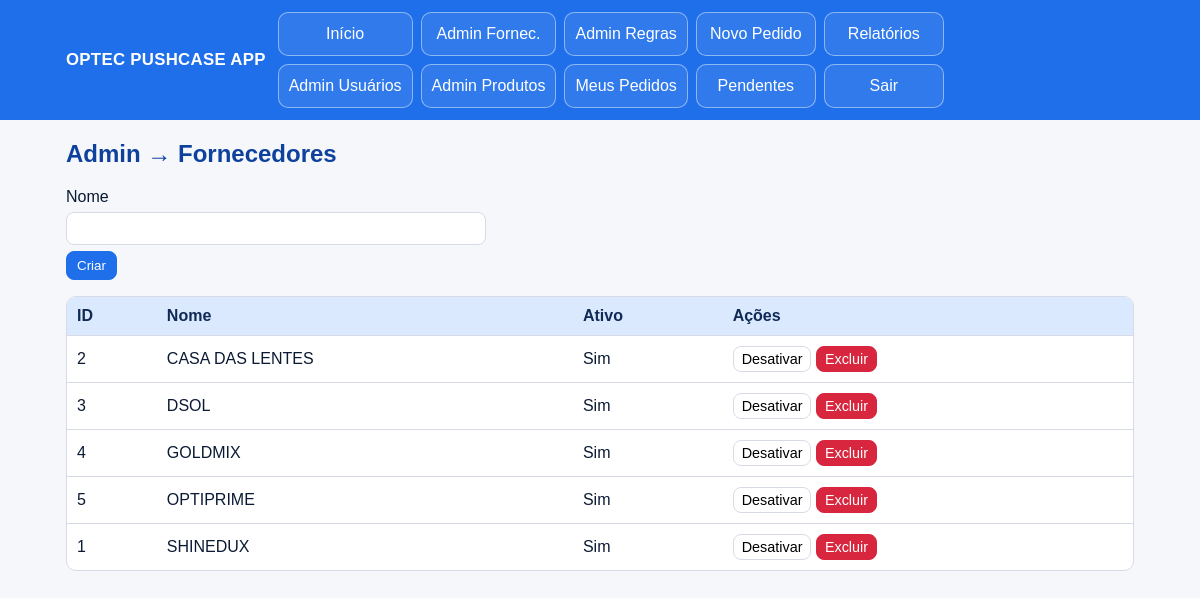
The app's page /admin/suppliers (signed in) with its own data.
### tables this page shows
CREATE TABLE suppliers (
            id INTEGER PRIMARY KEY AUTOINCREMENT,
            name TEXT UNIQUE NOT NULL,
            active INTEGER NOT NULL DEFAULT 1
        );

### app.py (the view)
@app.route("/admin/suppliers")
def admin_suppliers():
    if require_role("admin"): return require_role("admin")
    suppliers = db_all("SELECT * FROM suppliers ORDER BY name")
    return render_template("admin_suppliers.html", suppliers=suppliers)

### app.py (called while the page is built)
def db_all(sql, **params):
    with engine.connect() as conn:
        return conn.execute(text(sql), params).mappings().all()

def db_one(sql, **params):
    with engine.connect() as conn:
        return conn.execute(text(sql), params).mappings().first()

def current_user():
    uid = session.get("user_id")
    if not uid:
        return None
    u = db_one("SELECT * FROM users WHERE id=:id", id=uid)
    return u

def require_role(*roles):
    u = current_user()
    if not u or u["role"] not in roles:
        flash("Acesso negado.", "error")
        return redirect(url_for("index"))

@app.context_processor
def inject_globals():
    return {"now": datetime.utcnow(), "role": session.get("role"), "user": current_user(), "app_name": APP_NAME}

### templates/admin_suppliers.html
{% extends "base.html" %}
{% block content %}
<h2>Admin → Fornecedores</h2>
<form method="post" action="{{ url_for('admin_suppliers_create') }}" style="max-width:420px;">
  <label>Nome</label>
  <input name="name" required>
  <button class="btn primary">Criar</button>
</form>
<table style="margin-top:16px;">
  <tr><th>ID</th><th>Nome</th><th>Ativo</th><th>Ações</th></tr>
  {% for s in suppliers %}
  <tr>
    <td>{{ s.id }}</td>
    <td>{{ s.name }}</td>
    <td>{{ 'Sim' if s.active else 'Não' }}</td>
    <td>
      <form method="post" action="{{ url_for('admin_suppliers_toggle', sid=s.id) }}" style="display:inline;">
        <button class="btn small">{{ 'Desativar' if s.active else 'Ativar' }}</button>
      </form>
      <form method="post" action="{{ url_for('admin_suppliers_delete', sid=s.id) }}" style="display:inline;" onsubmit="return confirm('Excluir este fornecedor?');">
        <button class="btn small danger">Excluir</button>
      </form>
    </td>
  </tr>
  {% endfor %}
</table>
{% endblock %}

### templates/base.html (style rules this page uses)
:root { --azul:#1f6feb; --azul-escuro:#0d419d; --azul-claro:#dbe9ff; --txt:#0b1a33; --cinza:#f5f7fb; --borda:#d6dbe6; }
* { box-sizing:border-box; }
body { font-family: Arial, sans-serif; margin:0; padding:0; background:var(--cinza); color:var(--txt); }
table { border-collapse:separate; border-spacing:0; width:100%; background:#fff; border:1px solid var(--borda); border-radius:10px; overflow:hidden; }
th, td { border-bottom:1px solid var(--borda); padding:10px; text-align:left; }
th { background:var(--azul-claro); color:#102a56; }
tr:last-child td { border-bottom:none; }
.btn { display:inline-block; padding:6px 10px; border:1px solid var(--borda); border-radius:8px; background:#fff; cursor:pointer; text-decoration:none; }
.btn.primary { background:var(--azul); color:#fff; border-color:var(--azul); }
.btn.danger { background:#d7263d; color:#fff; border-color:#d7263d; }
.btn.small { font-size:0.9em; padding:4px 8px; }
textarea, input, select { width:100%; padding:8px; margin:6px 0; border:1px solid var(--borda); border-radius:8px; }
h2 { color:#0d419d; }

### records on screen
suppliers: name "CASA DAS LENTES"
suppliers: name "DSOL"
suppliers: name "GOLDMIX"
suppliers: name "OPTIPRIME"
suppliers: name "SHINEDUX"

### other values on screen
{{ s.id }} "2" "3" "4" "5" "1"
{{ 'Sim' if s.active else 'Não' }} "Sim" "Sim" "Sim" "Sim" "Sim"
{{ 'Desativar' if s.active else 'Ativar' }} "Desativar" "Desativar" "Desativar" "Desativar" "Desativar"
